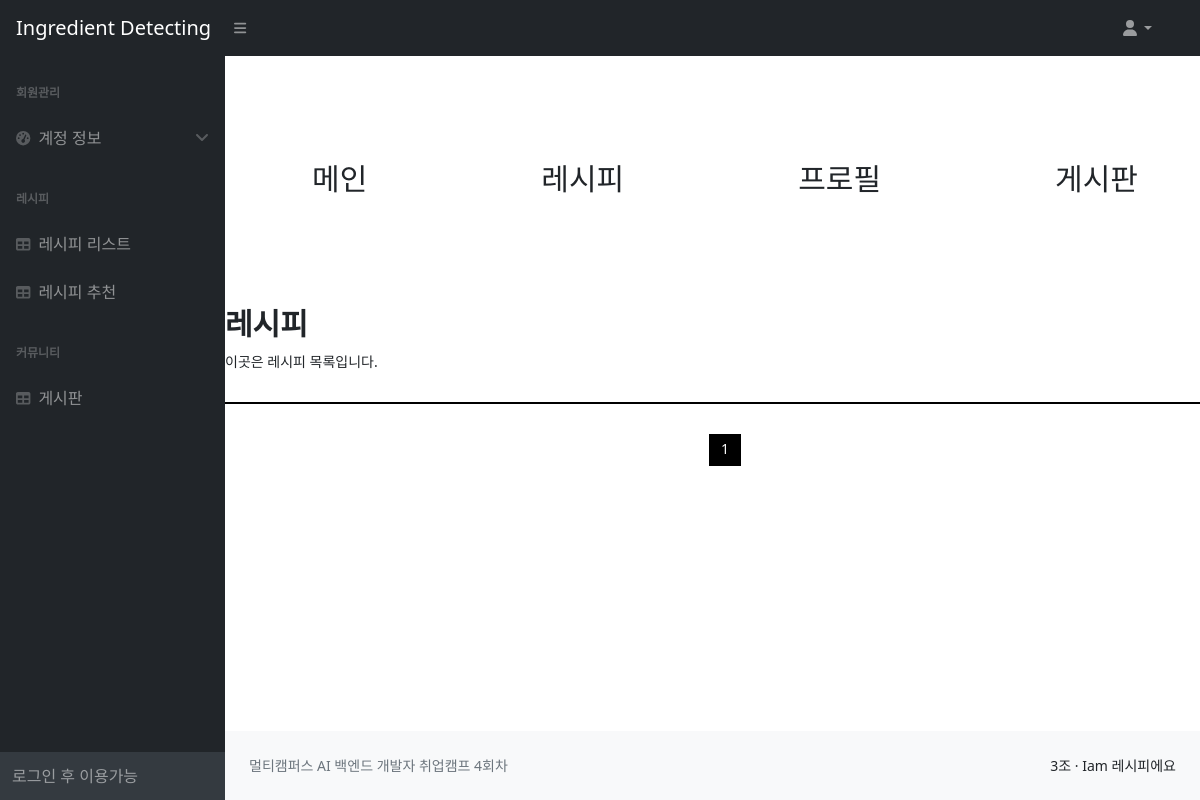
Page /recipes/recipes/ on the earlier database version.
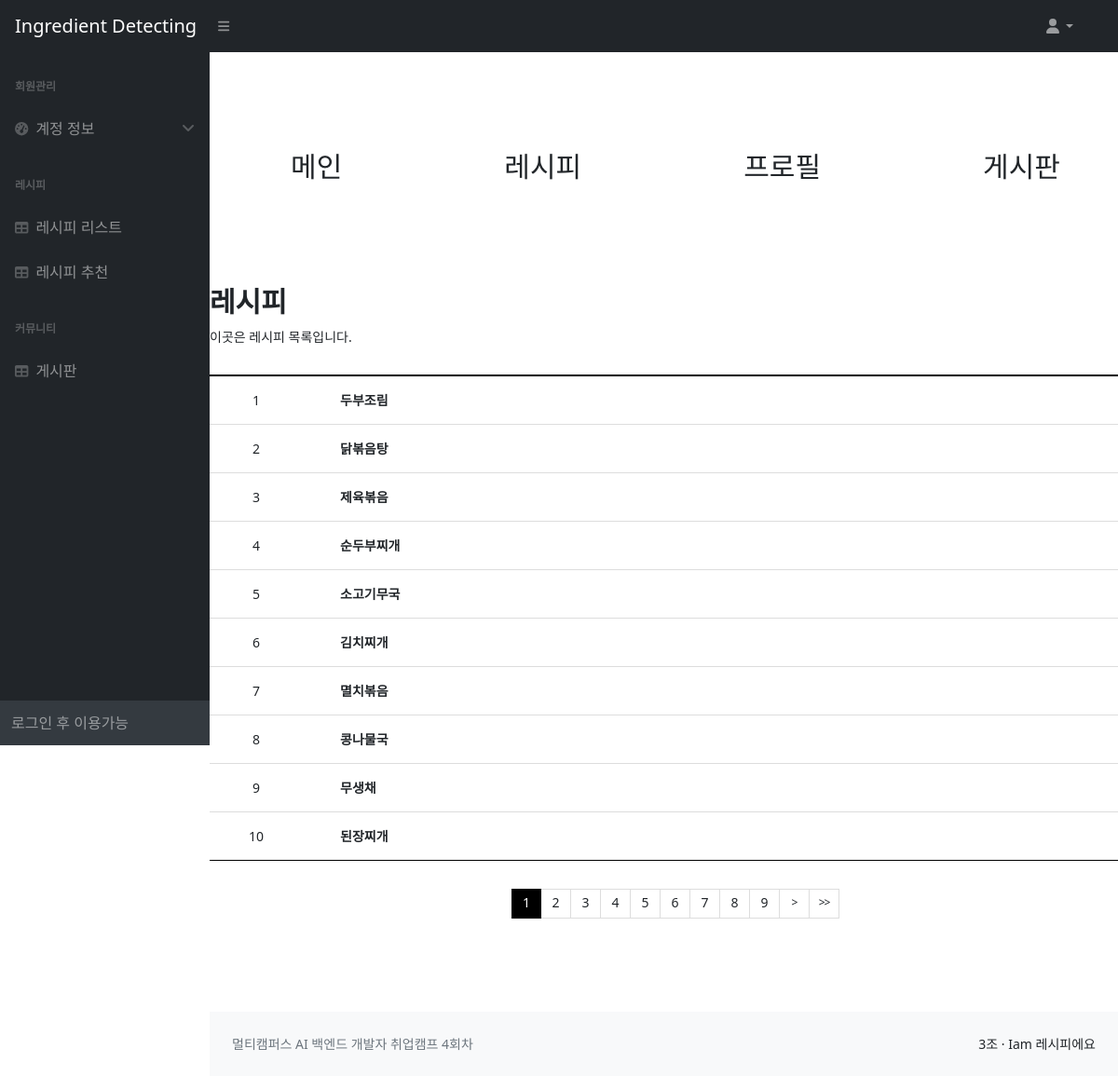
Same page on the later database version.
### recipes/models.py (models this page shows)
class Recipe(models.Model):
    food_name = models.CharField(max_length=255)
    ingredients = models.TextField()
    recipe_steps = models.TextField()
    label = models.JSONField(default=list)
    food_photo = models.ImageField(upload_to='recipes/recipe_photos/', null=True, blank=True)

### recipes/views.py (the view)
# urls.py: path('recipes/', RecipeList.as_view(), name='recipe_list'),
class RecipeList(View):
    def get(self, request):
        recipes = Recipe.objects.all().order_by('id')    # 모든 Recipe 객체를 가져와서 ID 기준으로 오름차순 정렬
        paginator = Paginator(recipes, 10)      # Paginator를 사용하여 10개씩 페이지로 나눔
        page_number = request.GET.get("page")           # URL에서 'page' 매개변수를 가져와서 현재 페이지 번호를 설정
        recipe_list = paginator.get_page(page_number)    # 현재 페이지의 Recipe 객체들을 가져옴
        context = {'recipe_list': recipe_list}             # templet에 넣을 데이터 설정
        return render(request, 'recipes/recipes_list.html', context) # 렌더링

### recipes/templates/recipes/recipes_list.html (shortened to what this page needs)
{% extends 'base.html' %}
{% load static %}
{% block content %}
    <link href="{% static 'css/recipes_list_style.css' %}" rel="stylesheet"/>
    <div class="board_wrap">
        <div class="nav_bar">
            <ul class="nav">
                <li>
                    <a href="{% url 'index' %}">메인</a>
                </li>
                <li>
                    <a href="{% url 'detect_ingredients' %}">레시피</a>
                </li>
                <li>
                    <a href="{% url 'index' %}">프로필</a>
                </li>
                <li>
                    <a href="{% url 'post_list' %}">게시판</a>
                </li>
            </ul>
        </div>
        <div class="board_title">
            <strong>레시피</strong>
            <p>이곳은 레시피 목록입니다.</p>
        </div>
        <div class="board_list_wrap">
            <div class="board_list">
                {% for recipe in recipe_list %}
                <div>
                    <div class="id">{{ recipe.id }}</div>
                    <div class="food_name">
                        <li><a href="{% url 'recipe_detail' recipe.id %}">{{ recipe.food_name }}</a></li>
                    </div>
                </div>
                {% endfor %}
            </div>
            <div class="board_page">
                {% for num in recipe_list.paginator.page_range %}
                    {% if recipe_list.number == num %}
                        <a href="?page={{ num }}" class="num on">{{ num }}</a>
                    {% else %}
                        <a href="?page={{ num }}" class="num">{{ num }}</a>
                    {% endif %}
                {% endfor %}
                {% if recipe_list.has_next %}
                    <a href="?page={{ recipe_list.next_page_number }}" class="bt next">></a>
                    <a href="?page={{ recipe_list.paginator.num_pages }}" class="bt last">>></a>
                {% endif %}
            </div>
        </div>
    </div>
{% endblock %}

### templates/base.html (shortened to what this page needs)
<!DOCTYPE html>
{%load static %}
<html lang="ko">
<head>
    <link href="https://cdn.jsdelivr.net/npm/simple-datatables@7.1.2/dist/style.min.css" rel="stylesheet"/>
    <link href="{% static 'css/styles.css' %}" rel="stylesheet"/>
    <link href="{% static 'css/custom.css' %}" rel="stylesheet"/>
</head>
<body class="sb-nav-fixed">
<header>
    <nav class="sb-topnav navbar navbar-expand navbar-dark bg-dark">
        <a class="navbar-brand ps-3" href="{% url 'index' %}">Ingredient Detecting</a>
        <button class="btn btn-link btn-sm order-1 order-lg-0 me-4 me-lg-0" id="sidebarToggle" href="#!"><i
                class="fas fa-bars"></i></button>
        <form class="d-none d-md-inline-block form-inline ms-auto me-0 me-md-3 my-2 my-md-0">
            <ul class="navbar-nav ms-auto ms-md-0 me-3 me-lg-4">
                <li class="nav-item dropdown">
                    <a class="nav-link dropdown-toggle" id="navbarDropdown" href="#" role="button"
                       data-bs-toggle="dropdown"
                       aria-expanded="false"><i class="fas fa-user fa-fw"></i></a>
                </li>
            </ul>
        </form>
    </nav>
</header>
<div id="layoutSidenav">
    <div id="layoutSidenav_nav">
        <nav class="sb-sidenav accordion sb-sidenav-dark" id="sidenavAccordion">
            <div class="sb-sidenav-menu">
                <div class="nav">
                    <div class="sb-sidenav-menu-heading">회원관리</div>
                    <a class="nav-link" data-bs-toggle="collapse" data-bs-target="#collapsePages" aria-expanded="false"
                       aria-controls="collapsePages">
                        <div class="sb-nav-link-icon"><i class="fas fa-tachometer-alt"></i></div>
                        계정 정보
                        <div class="sb-sidenav-collapse-arrow"><i class="fas fa-angle-down"></i></div>
                    </a>
                    <div class="sb-sidenav-menu-heading"> 레시피</div>
                    <a class="nav-link collapsed" href="{% url 'recipe_list' %}">
                        <div class="sb-nav-link-icon"><i class="fas fa-table"></i></div>
                        레시피 리스트
                    </a>
                    <a class="nav-link collapsed" href="{% url 'detect_ingredients' %}">
                        <div class="sb-nav-link-icon"><i class="fas fa-table"></i></div>
                        레시피 추천
                    </a>
                    <div class="sb-sidenav-menu-heading">커뮤니티</div>
                    <a class="nav-link" href="{% url 'post_list' %}">
                        <div class="sb-nav-link-icon"><i class="fas fa-table"></i></div>
                        게시판
                    </a>
                </div>
            </div>
            <div class="sb-sidenav-footer">
                {% if user.is_authenticated %}
                환영합니다, {{ user.username }}님! <br>로그인 되었습니다.
                {% else %}
                로그인 후 이용가능
                {% endif %}
            </div>
        </nav>
    </div>
    <div id="layoutSidenav_content">
        <main>
            {%block content%}
            {%endblock content%}
        </main>
        <footer class="py-4 bg-light mt-auto">
            <div class="container-fluid px-4">
                <div class="d-flex align-items-center justify-content-between small">
                    <div class="text-muted">멀티캠퍼스 AI 백엔드 개발자 취업캠프 4회차</div>
                    <div>
                        <a href="#">3조</a>
                        &middot;
                        <a href="#">Iam 레시피에요</a>
                    </div>
                </div>
            </div>
        </footer>
    </div>
</div>
</body>
</html>

### static/css/recipes_list_style.css (style rules this page uses)
* { margin: 0; padding: 0; }
ul,li { list-style: none; }
a { text-decoration: none; color: inherit; }
.board_wrap { width: 1000px; margin: 100px auto; }
.board_title { margin-bottom: 30px; }
.board_title strong { font-size: 30px; }
.board_title p { margin-top: 5px; font-size: 14px; }
.board_list { width: 100%; border-top: 2px solid #000; }
.board_list > div { border-bottom: 1px solid #ddd; font-size: 0; }
.board_list > div:last-child { border-bottom: 1px solid #000; }
.board_list > div > div { display: inline-block; padding: 15px 0; text-align: center; font-size: 14px; }
.board_list .id { width: 10%; vertical-align: middle; }
.board_list .food_name { margin-left: 40px; width: 60%; text-align: left; vertical-align: middle; font-weight: 600; }
.board_page { margin-top: 30px; text-align: center; font-size: 0; }
.board_page a { display: inline-block; width: 32px; height: 32px; box-sizing: border-box; vertical-align: middle; border: 1px solid #ddd; border-left: 0; line-height: 100%; }
.board_page a.bt { padding-top: 7.5px; font-size: 12px; letter-spacing: -1px; }
.board_page a.num { padding-top: 6.5px; font-size: 14px; }
.board_page a.num.on { border-color: #000; background: #000; color: #fff; }
.board_page a:first-child { border-left: 1px solid #ddd; }
.nav_bar { width: 100%; margin-bottom: 100px; }
.nav { display: flex; justify-content: space-around; list-style: none; padding: 0; }
.nav > li { display: inline-block; margin: 0; font-size: 30px; font-weight: 550; }
.nav > li:last-child { margin-right: 0; }

Differences in the rows shown:
added Recipe: id "1", food_name "두부조림"
added Recipe: id "2", food_name "닭볶음탕"
added Recipe: id "3", food_name "제육볶음"
added Recipe: id "4", food_name "순두부찌개"
added Recipe: id "5", food_name "소고기무국"
added Recipe: id "6", food_name "김치찌개"
added Recipe: id "7", food_name "멸치볶음"
added Recipe: id "8", food_name "콩나물국"
added Recipe: id "9", food_name "무생채"
added Recipe: id "10", food_name "된장찌개"
Other differences:
new list line: "2"
new list line: "3"
new list line: "4"
new list line: "5"
new list line: "6"
new list line: "7"
new list line: "8"
new list line: "9"
